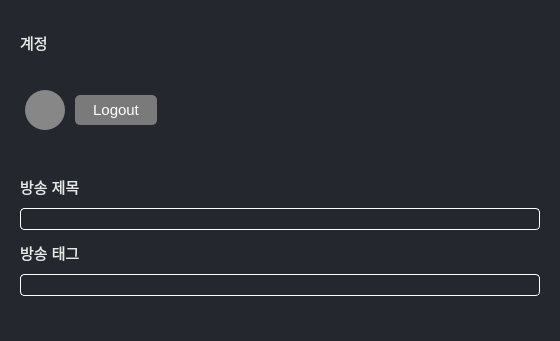
<?xml version="1.0" encoding="UTF-8"?>
<ui version="4.0">
 <class>AFBroadInfoDockWidget</class>
 <widget class="QDockWidget" name="AFBroadInfoDockWidget">
  <property name="geometry">
   <rect>
    <x>0</x>
    <y>0</y>
    <width>560</width>
    <height>341</height>
   </rect>
  </property>
  <property name="styleSheet">
   <string notr="true">	background-color: #24272D;
	border-top-right-radius: 0px;
	border-bottom-right-radius: 4px;
	border-top-left-radius: 0px;
border-bottom-left-radius: 4px;
color: rgba(255, 255, 255, 90%);
font-size: 15px;
font-style: normal;
font-weight: 400;
line-height: normal;</string>
  </property>
  <property name="allowedAreas">
   <set>Qt::BottomDockWidgetArea</set>
  </property>
  <property name="windowTitle">
   <string>Broadcast Info</string>
  </property>
  <widget class="QWidget" name="dockWidgetContents">
   <property name="styleSheet">
    <string notr="true">	background-color: #24272D;
	border-top-right-radius: 0px;
	border-bottom-right-radius: 4px;
	border-top-left-radius: 0px;
border-bottom-left-radius: 4px;
color: rgba(255, 255, 255, 90%);
font-size: 15px;
font-style: normal;
font-weight: 400;
line-height: normal;</string>
   </property>
   <layout class="QVBoxLayout" name="verticalLayout">
    <property name="leftMargin">
     <number>20</number>
    </property>
    <property name="topMargin">
     <number>15</number>
    </property>
    <property name="rightMargin">
     <number>20</number>
    </property>
    <property name="bottomMargin">
     <number>40</number>
    </property>
    <item>
     <widget class="QWidget" name="widget_Account" native="true">
      <layout class="QGridLayout" name="gridLayout_3">
       <property name="leftMargin">
        <number>0</number>
       </property>
       <property name="topMargin">
        <number>0</number>
       </property>
       <property name="rightMargin">
        <number>0</number>
       </property>
       <property name="bottomMargin">
        <number>0</number>
       </property>
       <property name="verticalSpacing">
        <number>10</number>
       </property>
       <item row="0" column="0">
        <widget class="QLabel" name="label_Account">
         <property name="minimumSize">
          <size>
           <width>58</width>
           <height>17</height>
          </size>
         </property>
         <property name="maximumSize">
          <size>
           <width>58</width>
           <height>17</height>
          </size>
         </property>
         <property name="font">
          <font>
           <pointsize>-1</pointsize>
           <italic>false</italic>
           <bold>false</bold>
          </font>
         </property>
         <property name="styleSheet">
          <string notr="true"/>
         </property>
         <property name="text">
          <string>계정</string>
         </property>
        </widget>
       </item>
       <item row="1" column="0">
        <widget class="QStackedWidget" name="stackedWidget">
         <property name="minimumSize">
          <size>
           <width>0</width>
           <height>60</height>
          </size>
         </property>
         <property name="maximumSize">
          <size>
           <width>16777215</width>
           <height>60</height>
          </size>
         </property>
         <property name="styleSheet">
          <string notr="true">	background-color: #24272D;</string>
         </property>
         <property name="currentIndex">
          <number>1</number>
         </property>
         <widget class="QWidget" name="widget_Login">
          <layout class="QHBoxLayout" name="horizontalLayout">
           <property name="spacing">
            <number>0</number>
           </property>
           <property name="leftMargin">
            <number>0</number>
           </property>
           <property name="topMargin">
            <number>0</number>
           </property>
           <property name="rightMargin">
            <number>0</number>
           </property>
           <property name="bottomMargin">
            <number>0</number>
           </property>
           <item>
            <spacer name="horizontalSpacer_3">
             <property name="orientation">
              <enum>Qt::Horizontal</enum>
             </property>
             <property name="sizeType">
              <enum>QSizePolicy::Fixed</enum>
             </property>
             <property name="sizeHint" stdset="0">
              <size>
               <width>10</width>
               <height>20</height>
              </size>
             </property>
            </spacer>
           </item>
           <item>
            <widget class="QPushButton" name="pushButton_Login">
             <property name="minimumSize">
              <size>
               <width>141</width>
               <height>52</height>
              </size>
             </property>
             <property name="maximumSize">
              <size>
               <width>141</width>
               <height>52</height>
              </size>
             </property>
             <property name="styleSheet">
              <string notr="true">QPushButton {color: white; background-color: #7A7A7A; border-radius:10px; font-size:16px; font-weight : 400;}</string>
             </property>
             <property name="text">
              <string>LOGIN</string>
             </property>
            </widget>
           </item>
           <item>
            <spacer name="horizontalSpacer_4">
             <property name="orientation">
              <enum>Qt::Horizontal</enum>
             </property>
             <property name="sizeHint" stdset="0">
              <size>
               <width>40</width>
               <height>20</height>
              </size>
             </property>
            </spacer>
           </item>
          </layout>
         </widget>
         <widget class="QWidget" name="widget_AccountLogin">
          <layout class="QHBoxLayout" name="horizontalLayout_2">
           <property name="spacing">
            <number>10</number>
           </property>
           <property name="leftMargin">
            <number>0</number>
           </property>
           <property name="topMargin">
            <number>0</number>
           </property>
           <property name="rightMargin">
            <number>0</number>
           </property>
           <property name="bottomMargin">
            <number>0</number>
           </property>
           <item>
            <spacer name="horizontalSpacer_8">
             <property name="orientation">
              <enum>Qt::Horizontal</enum>
             </property>
             <property name="sizeType">
              <enum>QSizePolicy::Fixed</enum>
             </property>
             <property name="sizeHint" stdset="0">
              <size>
               <width>5</width>
               <height>20</height>
              </size>
             </property>
            </spacer>
           </item>
           <item>
            <widget class="QLabel" name="label_AccountIcon">
             <property name="minimumSize">
              <size>
               <width>40</width>
               <height>40</height>
              </size>
             </property>
             <property name="maximumSize">
              <size>
               <width>40</width>
               <height>40</height>
              </size>
             </property>
             <property name="styleSheet">
              <string notr="true">QLabel {background-color: #878787; border-radius:20px; border-image: url(&quot;../theme/Basic/assets/lck.png&quot;);}</string>
             </property>
             <property name="text">
              <string/>
             </property>
            </widget>
           </item>
           <item>
            <widget class="QPushButton" name="pushButton_Logout">
             <property name="minimumSize">
              <size>
               <width>82</width>
               <height>30</height>
              </size>
             </property>
             <property name="maximumSize">
              <size>
               <width>82</width>
               <height>30</height>
              </size>
             </property>
             <property name="styleSheet">
              <string notr="true">QPushButton {color:white; background-color:#7A7A7A; border-radius:5px}</string>
             </property>
             <property name="text">
              <string>Logout</string>
             </property>
            </widget>
           </item>
           <item>
            <spacer name="horizontalSpacer_7">
             <property name="orientation">
              <enum>Qt::Horizontal</enum>
             </property>
             <property name="sizeHint" stdset="0">
              <size>
               <width>200</width>
               <height>20</height>
              </size>
             </property>
            </spacer>
           </item>
          </layout>
         </widget>
        </widget>
       </item>
      </layout>
     </widget>
    </item>
    <item>
     <spacer name="verticalSpacer">
      <property name="orientation">
       <enum>Qt::Vertical</enum>
      </property>
      <property name="sizeType">
       <enum>QSizePolicy::Fixed</enum>
      </property>
      <property name="sizeHint" stdset="0">
       <size>
        <width>10</width>
        <height>10</height>
       </size>
      </property>
     </spacer>
    </item>
    <item>
     <widget class="QWidget" name="widget_BroadcastTime" native="true">
      <property name="minimumSize">
       <size>
        <width>220</width>
        <height>60</height>
       </size>
      </property>
      <property name="maximumSize">
       <size>
        <width>16777215</width>
        <height>16777215</height>
       </size>
      </property>
      <layout class="QGridLayout" name="gridLayout">
       <property name="leftMargin">
        <number>0</number>
       </property>
       <property name="topMargin">
        <number>0</number>
       </property>
       <property name="rightMargin">
        <number>0</number>
       </property>
       <property name="bottomMargin">
        <number>0</number>
       </property>
       <property name="horizontalSpacing">
        <number>12</number>
       </property>
       <property name="verticalSpacing">
        <number>10</number>
       </property>
       <item row="1" column="0">
        <widget class="QLineEdit" name="lineEdit">
         <property name="styleSheet">
          <string notr="true">border-radius:4px;
border: 1px solid white;</string>
         </property>
        </widget>
       </item>
       <item row="0" column="0">
        <widget class="QLabel" name="label_BroadcastTime">
         <property name="minimumSize">
          <size>
           <width>104</width>
           <height>17</height>
          </size>
         </property>
         <property name="maximumSize">
          <size>
           <width>114</width>
           <height>17</height>
          </size>
         </property>
         <property name="font">
          <font>
           <pointsize>-1</pointsize>
           <italic>false</italic>
           <bold>false</bold>
          </font>
         </property>
         <property name="styleSheet">
          <string notr="true"/>
         </property>
         <property name="text">
          <string>방송 제목</string>
         </property>
        </widget>
       </item>
      </layout>
     </widget>
    </item>
    <item>
     <widget class="QWidget" name="widget_PcStatus" native="true">
      <property name="minimumSize">
       <size>
        <width>290</width>
        <height>60</height>
       </size>
      </property>
      <layout class="QGridLayout" name="gridLayout_2">
       <property name="leftMargin">
        <number>0</number>
       </property>
       <property name="topMargin">
        <number>0</number>
       </property>
       <property name="rightMargin">
        <number>0</number>
       </property>
       <property name="bottomMargin">
        <number>0</number>
       </property>
       <property name="horizontalSpacing">
        <number>12</number>
       </property>
       <property name="verticalSpacing">
        <number>10</number>
       </property>
       <item row="0" column="0">
        <widget class="QLabel" name="label_PcStatus">
         <property name="minimumSize">
          <size>
           <width>67</width>
           <height>17</height>
          </size>
         </property>
         <property name="maximumSize">
          <size>
           <width>58</width>
           <height>17</height>
          </size>
         </property>
         <property name="font">
          <font>
           <pointsize>-1</pointsize>
           <italic>false</italic>
           <bold>false</bold>
          </font>
         </property>
         <property name="styleSheet">
          <string notr="true"/>
         </property>
         <property name="text">
          <string>방송 태그</string>
         </property>
        </widget>
       </item>
       <item row="1" column="0">
        <widget class="QLineEdit" name="lineEdit_2">
         <property name="styleSheet">
          <string notr="true">border-radius:4px;
border: 1px solid white;</string>
         </property>
        </widget>
       </item>
      </layout>
     </widget>
    </item>
   </layout>
  </widget>
 </widget>
 <resources/>
 <connections/>
</ui>
